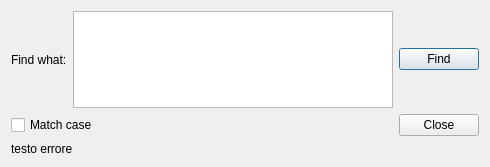
<?xml version="1.0" encoding="UTF-8"?>
<ui version="4.0">
 <class>DialogFind</class>
 <widget class="QDialog" name="DialogFind">
  <property name="geometry">
   <rect>
    <x>0</x>
    <y>0</y>
    <width>490</width>
    <height>167</height>
   </rect>
  </property>
  <property name="windowTitle">
   <string>Dialog</string>
  </property>
  <layout class="QGridLayout" name="gridLayout">
   <item row="0" column="0">
    <widget class="QLabel" name="labelFind">
     <property name="text">
      <string>Find what:</string>
     </property>
    </widget>
   </item>
   <item row="0" column="1">
    <widget class="QTextEdit" name="textEditFind">
     <property name="font">
      <font>
       <pointsize>11</pointsize>
      </font>
     </property>
    </widget>
   </item>
   <item row="0" column="2">
    <widget class="QPushButton" name="btnFind">
     <property name="text">
      <string>Find</string>
     </property>
    </widget>
   </item>
   <item row="1" column="0" colspan="2">
    <widget class="QCheckBox" name="checkBoxMatch">
     <property name="text">
      <string>Match case</string>
     </property>
    </widget>
   </item>
   <item row="1" column="2">
    <widget class="QPushButton" name="btnClose">
     <property name="text">
      <string>Close</string>
     </property>
    </widget>
   </item>
   <item row="2" column="0" colspan="2">
    <widget class="QLabel" name="labelNoMatch">
     <property name="text">
      <string>testo errore</string>
     </property>
    </widget>
   </item>
  </layout>
 </widget>
 <resources/>
 <connections/>
</ui>
